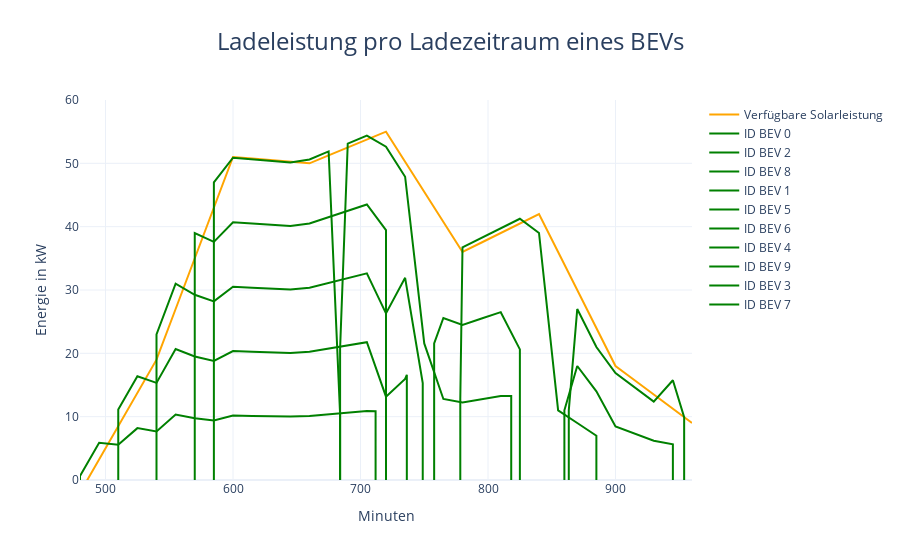

Here is the notebook cell this chart was saved with:
### Code cell
figureGeneration.create_charging_power_figure(simulation_day, solarpeakleistung, bev_data, minute_interval)

### Figure 1 — Plotly figure (JSON) as saved in the notebook; plotly's stock layout.template omitted (floating-point values rounded to 4 significant figures)
{"data": [{"line": {"color": "orange"}, "name": "Verfügbare Solarleistung", "type": "scatter", "x": [480, 495, 510, 525, 540, 555, 570, 585, 600, 615, 630, 645, 660, 675, 690, 705, 720, 735, 750, 765, 780, 795, 810, 825, 840, 855, 870, 885, 900, 915, 930, 945, 960], "y": [-2, 3.25, 8.5, 13.75, 19, 27, 35, 43, 51, 50.75, 50.5, 50.25, 50, 51.25, 52.5, 53.75, 55, 50.25, 45.5, 40.75, 36, 37.5, 39, 40.5, 42, 36, 30, 24, 18, 15.75, 13.5, 11.25, 9]}, {"line": {"color": "green"}, "mode": "lines", "name": "ID BEV 0", "type": "scatter", "x": [480, 480, 495, 510, 525, 540, 555, 570, 585, 600, 615, 630, 645, 660, 675, 690, 705, 711.8, 711.8], "y": [0, 0.62, 5.87, 5.56, 8.19, 7.667, 10.33, 9.75, 9.4, 10.18, 10.12, 10.08, 10.02, 10.12, 10.38, 10.62, 10.88, 10.86, 0]}, {"line": {"color": "green"}, "mode": "lines", "name": "ID BEV 2", "type": "scatter", "x": [510, 510, 525, 540, 555, 570, 585, 600, 615, 630, 645, 660, 675, 690, 705, 720, 735, 736.3, 736.3], "y": [0, 11.12, 16.38, 15.33, 20.67, 19.5, 18.8, 20.35, 20.25, 20.15, 20.05, 20.25, 20.75, 21.25, 21.75, 13.15, 15.96, 16.61, 0]}, {"line": {"color": "green"}, "mode": "lines", "name": "ID BEV 8", "type": "scatter", "x": [540, 540, 555, 570, 585, 600, 615, 630, 645, 660, 675, 690, 705, 720, 735, 748.8, 748.8], "y": [0, 23, 31, 29.25, 28.2, 30.53, 30.37, 30.23, 30.07, 30.37, 31.13, 31.87, 32.63, 26.31, 31.92, 15.29, 0]}, {"line": {"color": "green"}, "mode": "lines", "name": "ID BEV 1", "type": "scatter", "x": [570, 570, 585, 600, 615, 630, 645, 660, 675, 690, 705, 720, 720.0, 720.0], "y": [0, 39, 37.6, 40.7, 40.5, 40.3, 40.1, 40.5, 41.5, 42.5, 43.5, 39.46, 13.75, 0]}, {"line": {"color": "green"}, "mode": "lines", "name": "ID BEV 5", "type": "scatter", "x": [585, 585, 600, 615, 630, 645, 660, 675, 684.0, 684.0], "y": [0, 47, 50.88, 50.62, 50.38, 50.12, 50.62, 51.88, 10.4, 0]}, {"line": {"color": "green"}, "mode": "lines", "name": "ID BEV 6", "type": "scatter", "x": [684.0, 684.0, 690, 705, 720, 735, 750, 765, 780, 795, 810, 818.2, 818.2], "y": [0, 20.78, 53.12, 54.38, 52.62, 47.88, 21.56, 12.79, 12.25, 12.75, 13.25, 13.27, 0]}, {"line": {"color": "green"}, "mode": "lines", "name": "ID BEV 4", "type": "scatter", "x": [757.8, 757.8, 765, 780, 795, 810, 825, 825], "y": [0, 21.56, 25.59, 24.5, 25.5, 26.5, 20.62, 0]}, {"line": {"color": "green"}, "mode": "lines", "name": "ID BEV 9", "type": "scatter", "x": [778.3, 778.3, 780, 795, 810, 825, 840, 855, 870, 885, 885], "y": [0, 12.79, 36.75, 38.25, 39.75, 41.25, 39, 11, 9, 7, 0]}, {"line": {"color": "green"}, "mode": "lines", "name": "ID BEV 3", "type": "scatter", "x": [859.9, 859.9, 870, 885, 900, 915, 930, 945, 945], "y": [0, 11, 18, 14, 8.44, 7.31, 6.19, 5.625, 0]}, {"line": {"color": "green"}, "mode": "lines", "name": "ID BEV 7", "type": "scatter", "x": [863.4, 863.4, 870, 885, 900, 915, 930, 945, 953.8, 953.8], "y": [0, 11, 27, 21, 16.88, 14.62, 12.38, 15.74, 9.92, 0]}], "layout": {"title": {"font": {"size": 24}, "text": "Ladeleistung pro Ladezeitraum eines BEVs", "x": 0.5, "xanchor": "center"}, "xaxis": {"range": [480, 960], "showgrid": true, "title": {"text": "Minuten"}}, "yaxis": {"range": [0, 60], "title": {"text": "Energie in kW"}}}}
